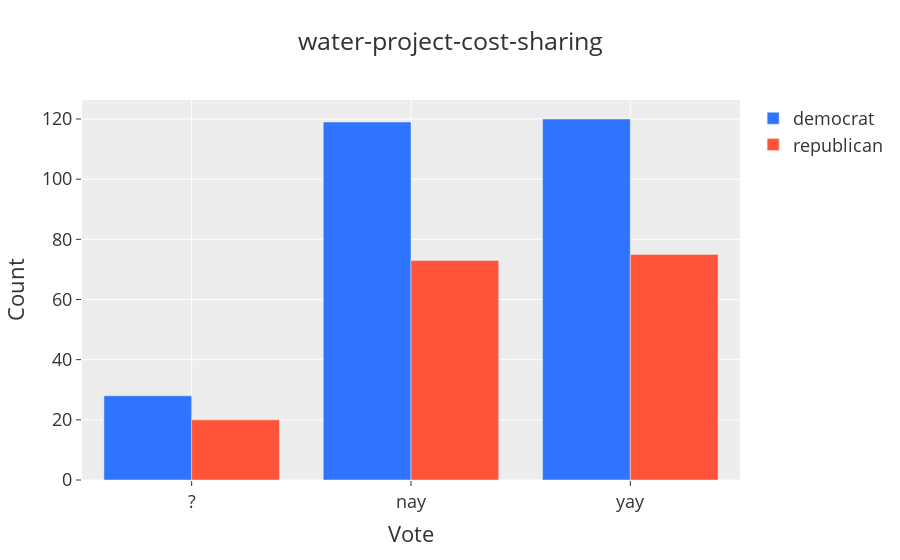

The cell this chart's notebook holds for it:
### Markdown cell above
Recall that the water-project-cost-sharing vote distribution was pretty even between yays and nays for both parties. I've plotted it again below.

### Code cell
plot_bar('water-project-cost-sharing')

### Figure 1 — Plotly figure (JSON) as saved in the notebook; plotly's stock layout.template omitted (floating-point values rounded to 4 significant figures)
{"data": [{"marker": {"color": "#2F74FE"}, "name": "democrat", "type": "bar", "x": ["?", "nay", "yay"], "y": [28, 119, 120]}, {"marker": {"color": "#FF5439"}, "name": "republican", "type": "bar", "x": ["?", "nay", "yay"], "y": [20, 73, 75]}], "layout": {"autosize": true, "barmode": "group", "font": {"size": 18}, "title": {"text": "water-project-cost-sharing"}, "xaxis": {"autorange": true, "range": [-0.5, 2.5], "title": {"text": "Vote"}, "type": "category"}, "yaxis": {"autorange": true, "range": [0, 126.3], "title": {"text": "Count"}, "type": "linear"}}}
